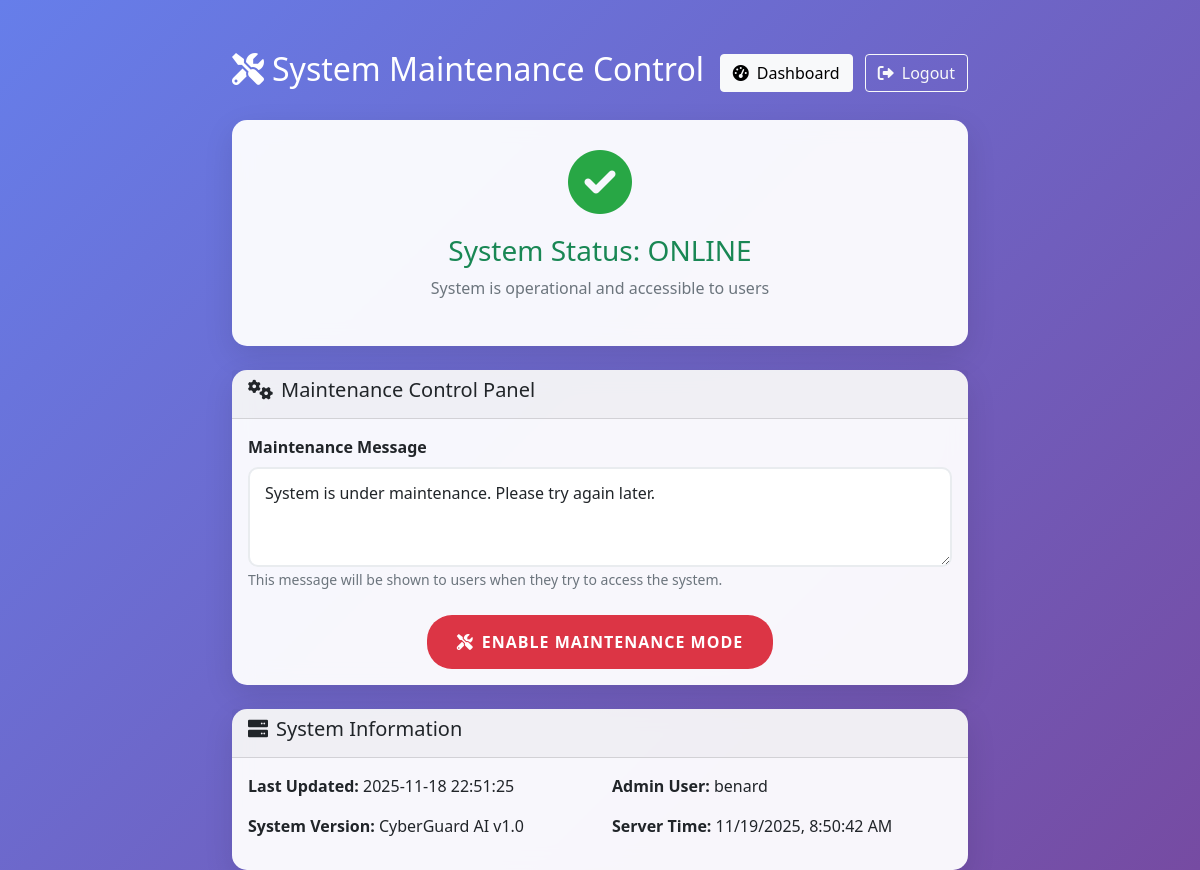
The app's page /maintenance/ (signed in) with its own data.
### cyberattack/models.py (models this page shows, shortened)
class SystemMaintenance(models.Model):
    is_maintenance_mode = models.BooleanField(default=False)
    maintenance_message = models.TextField(default="System is under maintenance. Please try again later.")
    maintenance_start = models.DateTimeField(null=True, blank=True)
    maintenance_end = models.DateTimeField(null=True, blank=True)
    enabled_by = models.ForeignKey(User, on_delete=models.SET_NULL, null=True, blank=True)
    created_at = models.DateTimeField(auto_now_add=True)
    updated_at = models.DateTimeField(auto_now=True)
    class Meta:
        verbose_name = "System Maintenance"
        verbose_name_plural = "System Maintenance"
    @classmethod
    def get_status(cls):
        maintenance, created = cls.objects.get_or_create(pk=1)
        return maintenance

### cyberattack/auth_views.py (the view, shortened to what this page needs)
# urls.py: path('maintenance/', auth_views.admin_maintenance, name='admin_maintenance'),
@login_required
@user_passes_test(is_admin)
def admin_maintenance(request):
    maintenance = SystemMaintenance.get_status()
    context = {
        'maintenance': maintenance,
    }
    return render(request, 'cyberattack/admin_maintenance.html', context)

### cyberattack/auth_views.py (called while the page is built)
def is_admin(user):
    return user.is_staff or user.is_superuser

### cyberattack/firewall.py (called while the page is built)
    def is_ip_blocked(self, ip_address):
        try:
            active_rules = FirewallRule.objects.filter(
                rule_type='block_ip',
                rule_value=ip_address,
                is_active=True
            )
            for rule in active_rules:
                if rule.expires_at and rule.expires_at < timezone.now():
                    rule.is_active = False
                    rule.save()
                else:
                    return True
            return False
        except Exception as e:
            logger.error(f"Error checking IP block status: {str(e)}")
            return False

    def get_client_ip(self, request):
        x_forwarded_for = request.META.get('HTTP_X_FORWARDED_FOR')
        if x_forwarded_for:
            ip = x_forwarded_for.split(',')[0]
        else:
            ip = request.META.get('REMOTE_ADDR')
        return ip

### cyberattack/templates/cyberattack/admin_maintenance.html (shortened to what this page needs)
<!DOCTYPE html>
<html>
<head>
    <link href="https://cdn.jsdelivr.net/npm/bootstrap@5.1.3/dist/css/bootstrap.min.css" rel="stylesheet">
    <link href="https://cdnjs.cloudflare.com/ajax/libs/font-awesome/6.0.0/css/all.min.css" rel="stylesheet">
</head>
<body>
    <div class="container">
        <div class="row justify-content-center">
            <div class="col-md-8">
                <div class="d-flex justify-content-between align-items-center mb-4">
                    <h2 class="text-white">
                        <i class="fas fa-tools me-2"></i>System Maintenance Control
                    </h2>
                    <div>
                        <a href="{% url 'admin_dashboard' %}" class="btn btn-light me-2">
                            <i class="fas fa-tachometer-alt me-2"></i>Dashboard
                        </a>
                        <a href="{% url 'logout' %}" class="btn btn-outline-light">
                            <i class="fas fa-sign-out-alt me-2"></i>Logout
                        </a>
                    </div>
                </div>
                <div class="card mb-4">
                    <div class="card-body status-card">
                        {% if maintenance.is_maintenance_mode %}
                            <i class="fas fa-exclamation-triangle status-icon status-on"></i>
                            <h3 class="text-danger">Maintenance Mode: ON</h3>
                            <p class="text-muted">System is currently under maintenance</p>
                        {% else %}
                            <i class="fas fa-check-circle status-icon status-off"></i>
                            <h3 class="text-success">System Status: ONLINE</h3>
                            <p class="text-muted">System is operational and accessible to users</p>
                        {% endif %}
                    </div>
                </div>
                <div class="card">
                    <div class="card-header">
                        <h5><i class="fas fa-cogs me-2"></i>Maintenance Control Panel</h5>
                    </div>
                    <div class="card-body">
                        {% if maintenance.is_maintenance_mode %}
                            <div class="text-center">
                                <h6 class="mb-3">Disable Maintenance Mode</h6>
                                <p class="text-muted mb-4">This will make the system accessible to all users again.</p>
                                <form method="post" style="display: inline;">
                                    {% csrf_token %}
                                    <input type="hidden" name="action" value="disable_maintenance">
                                    <button type="submit" class="btn btn-success btn-maintenance"
                                            onclick="return confirm('Are you sure you want to disable maintenance mode?')">
                                        <i class="fas fa-power-off me-2"></i>Enable System
                                    </button>
                                </form>
                            </div>
                        {% else %}
                            <form method="post">
                                <div class="mb-4">
                                    <label class="form-label fw-bold">Maintenance Message</label>
                                    <textarea name="message" class="form-control" rows="3"
                                              placeholder="Enter message to display to users during maintenance...">{{ maintenance.maintenance_message }}</textarea>
                                    <small class="text-muted">This message will be shown to users when they try to access the system.</small>
                                </div>
                                <div class="text-center">
                                    <button type="submit" class="btn btn-danger btn-maintenance"
                                            onclick="return confirm('Are you sure you want to enable maintenance mode? This will block all user access.')">
                                        <i class="fas fa-tools me-2"></i>Enable Maintenance Mode
                                    </button>
                                </div>
                            </form>
                        {% endif %}
                    </div>
                </div>
                <div class="card mt-4">
                    <div class="card-header">
                        <h5><i class="fas fa-server me-2"></i>System Information</h5>
                    </div>
                    <div class="card-body">
                        <div class="row">
                            <div class="col-md-6">
                                <p><strong>Last Updated:</strong> {{ maintenance.updated_at|date:'Y-m-d H:i:s' }}</p>
                                <p><strong>System Version:</strong> CyberGuard AI v1.0</p>
                            </div>
                            <div class="col-md-6">
                                <p><strong>Admin User:</strong> {{ user.username }}</p>
                                <p><strong>Server Time:</strong> <span id="server-time"></span></p>
                            </div>
                        </div>
                    </div>
                </div>
            </div>
        </div>
    </div>
</body>
</html>

### cyberattack/templates/cyberattack/admin_maintenance.html (style rules this page uses)
body { background: linear-gradient(135deg, #667eea 0%, #764ba2 100%); min-height: 100vh; font-family: 'Segoe UI', Tahoma, Geneva, Verdana, sans-serif; }
.container { padding-top: 50px; }
.card { border: none; border-radius: 15px; box-shadow: 0 10px 30px rgba(0,0,0,0.1); backdrop-filter: blur(10px); background: rgba(255,255,255,0.95); }
.status-card { text-align: center; padding: 30px; }
.status-icon { font-size: 4rem; margin-bottom: 20px; }
.status-off { color: #28a745; }
.btn-maintenance { border-radius: 25px; padding: 15px 30px; font-weight: 600; text-transform: uppercase; letter-spacing: 1px; border: none; transition: all 0.3s ease; }
.form-control { border-radius: 10px; border: 2px solid #e9ecef; padding: 12px 15px; }

### records on screen
SystemMaintenance: message "System is under maintenance. Please try again later.", updated_at "2025-11-18 22:51:25"

### other values on screen
{{ user.username }} "benard"
